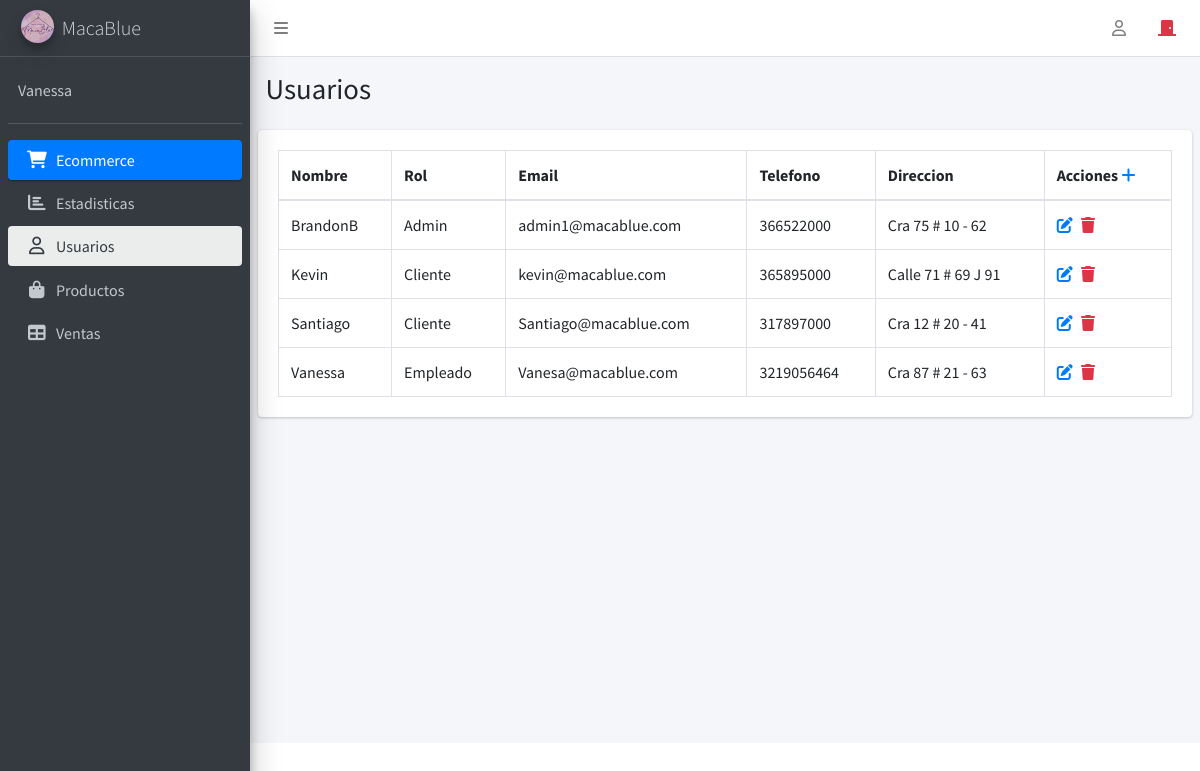
Screenshot of /admin/panel.php?modulo=usuarios (signed in) with the database file from the repository.
### tables this page shows
CREATE TABLE `usarios` (
  `Id_Usuario` int(11) NOT NULL,
  `Email` varchar(255) NOT NULL,
  `Passw` varchar(255) NOT NULL,
  `Nombre` varchar(255) NOT NULL,
  `Telefono` varchar(10) NOT NULL,
  `Direccion` varchar(255) NOT NULL,
  `Id_Rol` int(10) NOT NULL
);

CREATE TABLE `roles` (
  `Id_Rol` int(10) NOT NULL,
  `Rol` varchar(255) NOT NULL
);

### admin/usuarios.php (the view, shortened to what this page needs)
<?php
include_once"db.ecommerce.php";
$conn = mysqli_connect($host,$user,$pass,$db);
    ?>
<div class="content-wrapper">
    <section class="content-header">
      <div class="container-fluid">
        <div class="row mb-2">
          <div class="col-sm-6">
            <h1>Usuarios</h1>
          </div>
        </div>
      </div>
    </section>
    <section class="content">
      <div class="row">
        <div class="col-12">
          <div class="card">
            <div class="card-body">
              <table id="example2" class="table table-bordered table-hover">
                <thead>
                <tr>
                  <th>Nombre</th>
                  <th>Rol</th>
                  <th>Email</th>
                  <th>Telefono</th>
                  <th>Direccion</th>
                  <th>Acciones
                    <a href="panel.php?modulo=crearUsuario"><i class ="fas fa-plus" aria-hidden="true"></i></a>
                  </th>
                </tr>
                </thead>
                <tbody>
                  <?php
                  $query = "SELECT u.Id_Usuario, u.Email, u.Nombre, u.Telefono, u.Direccion, r.Rol
                            FROM usarios u
                            JOIN roles r ON u.Id_Rol = r.Id_Rol";
                  $result = mysqli_query($conn,$query);
                  while($row=mysqli_fetch_assoc($result)){
                  ?>
                <tr>
                  <td><?php echo $row['Nombre']?></td>
                  <td><?php echo $row['Rol']?></td>
                  <td><?php echo $row['Email']?></td>
                  <td><?php echo $row['Telefono']?></td>
                  <td><?php echo $row['Direccion']?></td>
                  <td>
                    <a href="panel.php?modulo=editarUsuario&Id_Usuario=<?php echo $row['Id_Usuario']?>"style="margin-right: 5px;"></style><i class ="fas fa-edit"></i></a>
                    <a href="panel.php?modulo=usuarios&Id_Borrar=<?php echo $row['Id_Usuario']?>"class="text-danger borrar"><i class ="fas fa-trash"></i></a>
                  </td>
                </tr>
                <?php
                  }
                  ?>
                </tbody>
              </table>
            </div>
          </div>
        </div>
      </div>
    </section>
  </div>

### rows the page displays
usarios: Nombre "BrandonB", Id_Rol.Rol "Admin", Email "admin1@macablue.com", Telefono "366522000", Direccion "Cra 75 # 10 - 62"
usarios: Nombre "Kevin", Id_Rol.Rol "Cliente", Email "kevin@macablue.com", Telefono "365895000", Direccion "Calle 71 # 69 J 91"
usarios: Nombre "Santiago", Id_Rol.Rol "Cliente", Email "Santiago@macablue.com", Telefono "317897000", Direccion "Cra 12 # 20 - 41"
usarios: Nombre "Vanessa", Id_Rol.Rol "Empleado", Email "Vanesa@macablue.com", Telefono "3219056464", Direccion "Cra 87 # 21 - 63"

### other values shown
$_SESSION['Nombre'] "Vanessa"
